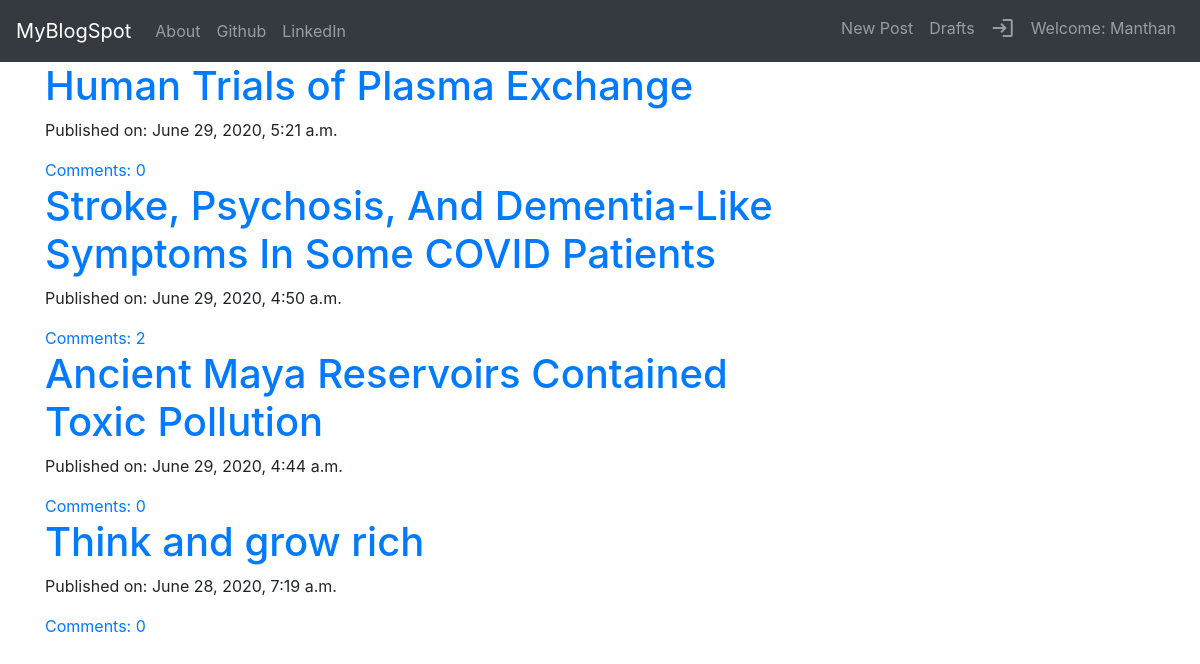
The app's page / (signed in) with its own data.
### blog/models.py (models this page shows, shortened)
class Post(models.Model):
    author = models.ForeignKey('auth.User', on_delete=models.CASCADE)
    title = models.CharField(max_length=200)
    text = models.TextField()
    create_date = models.DateTimeField(default=timezone.now)
    published_date = models.DateTimeField(blank=True, null=True)
    def approve_comments(self):
        return self.comments.filter(approved_comment=True)

### blog/views.py (the view)
# urls.py: path('', views.PostListView.as_view(), name='post_list'),
class PostListView(ListView):
    model = Post
    def get_queryset(self):
        return Post.objects.filter(published_date__lte=timezone.now()).order_by('-published_date')

### blog/templates/blog/post_list.html
{% extends 'blog/base.html' %}
{% block content %}
    <div class="centreStage">
        {% for post in post_list %}
            <div class="post">
                <h1><a href="{% url 'post_detail' post.pk %}">{{ post.title }}</a> </h1>
                <div class="date">
                    <p>Published on: {{ post.published_date }}</p>
                </div>
                <a href="{% url 'post_detail' post.pk%}">Comments: {{ post.approve_comments.count }}</a>
            </div>
        {% endfor %}
    </div>
{% endblock %}

### blog/templates/blog/base.html (shortened to what this page needs)
<!DOCTYPE html>
{% load static %}
<html lang="en">
<head>
    <link rel="stylesheet" href="https://stackpath.bootstrapcdn.com/bootstrap/4.5.0/css/bootstrap.min.css"
>
    <link rel="stylesheet" href="//cdn.jsdelivr.net/npm/medium-editor@latest/dist/css/medium-editor.min.css"
          type="text/css" media="screen" charset="utf-8">
    <link rel="stylesheet" href="{% static 'CSS/blog.css' %}">
</head>
<body class="loader">
<nav class="navbar navbar-expand-lg navbar-dark bg-dark">
    <a class="navbar-brand" href="{% url 'post_list' %}">MyBlogSpot</a>
    <div class="collapse navbar-collapse" id="navbarNavAltMarkup">
        <div class="navbar-nav">
            <a class="nav-item nav-link" href="{% url 'about' %}">About</a>
            <a class="nav-item nav-link" href="https://github.com/Manmanthan">Github</a>
            <a class="nav-item nav-link" href="https://www.linkedin.com/in/manthanbhardwaj-76b741157/">LinkedIn</a>
        </div>
    </div>
    {% if user.is_authenticated %}
        <div class="collapse navbar-collapse justify-content-end" id="navbarNavAltMarkup">
            <div class="navbar-nav">
                <a class="nav-item nav-link" href="{% url 'post_new' %}">New Post</a>
                <a class="nav-item nav-link" href="{% url 'post_draft_list' %}">Drafts</a>
                <a class="nav-item nav-link" href="{% url 'logout' %}"><span class="material-icons">login</span></a>
                <a class="nav-item nav-link">Welcome: {{ user.username }}</a>
            </div>
        </div>
    {% else %}
        <div class="collapse navbar-collapse justify-content-end" id="navbarNavAltMarkup">
            <div class="navbar-nav">
                <a class="nav-item nav-link" href="{% url 'login' %}"><span class="material-icons">account_circle</span></a>
            </div>
        </div>
    {% endif %}
</nav>
<div class="content container">
    <div class="row">
        <div class="col-md-8">
            <div class="blog_posts">
                {% block content %}
                {% endblock %}
            </div>
        </div>
    </div>
</div>
</body>
</html>

### blog/static/CSS/blog.css (style rules this page uses)
.loader { filter: hue-rotate(0deg); color: linear-gradient(45deg, #0f8, #08f); animation: hue 10000ms infinite linear; }
.centreStage { margin-left: auto; margin-right: auto; }

### records on screen
Post: title "Human Trials of Plasma Exchange", published_date "June 29, 2020, 5:21 a.m.", approve_comments.count "0"
Post: title "Stroke, Psychosis, And Dementia-Like Symptoms In Some COVID Patients", published_date "June 29, 2020, 4:50 a.m.", approve_comments.count "2"
Post: title "Ancient Maya Reservoirs Contained Toxic Pollution", published_date "June 29, 2020, 4:44 a.m.", approve_comments.count "0"
Post: title "Think and grow rich", published_date "June 28, 2020, 7:19 a.m.", approve_comments.count "0"

### other values on screen
{{ user.username }} "Manthan"
